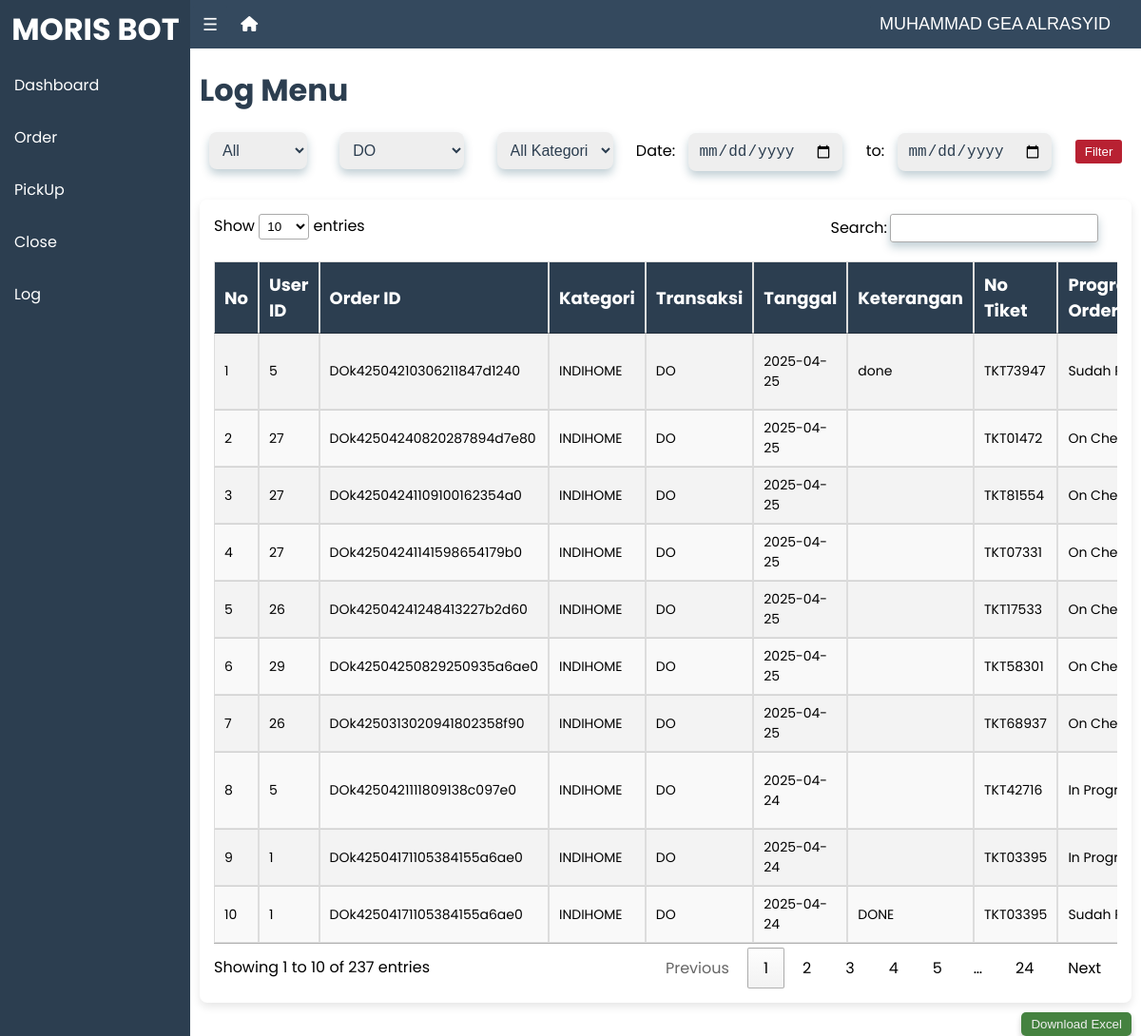
The page /log.php?transaksi=DO (signed in) on the database its author committed.
### tables this page shows
CREATE TABLE `log_orders` (
  `no` int(11) NOT NULL,
  `id_user` int(11) DEFAULT NULL,
  `order_id` varchar(50) NOT NULL,
  `transaksi` varchar(255) NOT NULL,
  `Kategori` varchar(255) NOT NULL,
  `No_Tiket` varchar(50) NOT NULL,
  `status` enum('Order','Pickup','Close') NOT NULL,
  `progress_order` enum('Sudah PS','In Progress','CAINPUL','Cancel','On Check','On Eskalasi') DEFAULT NULL,
  `keterangan` text DEFAULT NULL,
  `tanggal` date NOT NULL DEFAULT curdate(),
  `nama` varchar(100) DEFAULT NULL,
  `role` varchar(50) DEFAULT NULL,
  `order_by` enum('Teknisi','Plasa') NOT NULL,
  `id_telegram` bigint(20) DEFAULT NULL,
  `username_telegram` varchar(255) DEFAULT NULL,
  `nama_order_by` varchar(255) DEFAULT NULL,
  `is_sent` tinyint(1) DEFAULT 0
);

### web/log.php (the view, shortened to what this page needs)
<?php
require "../config/Database.php";
$transaksi = htmlspecialchars(trim($_GET['transaksi'] ?? ''), ENT_QUOTES, 'UTF-8');
$query = "
    SELECT
        lo.id_user AS id_user,
        lo.order_id AS order_id,
        lo.transaksi AS transaksi,
        lo.Kategori AS kategori,
        lo.No_Tiket AS no_tiket,
        lo.status AS status,
        lo.progress_order AS progress_order,
        lo.keterangan AS keterangan,
        lo.tanggal AS tanggal,
        lo.nama AS nama,
        lo.role AS role,
        lo.order_by AS order_by
    FROM
        log_orders lo
    WHERE 1=1
    ";
if ($transaksi) {
    $query .= " AND lo.Transaksi = :transaksi";
}
$query .= " ORDER BY lo.tanggal DESC";
$stmt = $pdo->prepare($query);
if ($transaksi) {
    $stmt->bindParam(":transaksi", $transaksi, PDO::PARAM_STR);
}
$stmt->execute();
$orders = $stmt->fetchAll(PDO::FETCH_ASSOC);
?>
<!DOCTYPE html>
<html lang="en">
<head>
    <link rel="stylesheet" href="./style/style.css">
    <link rel="stylesheet" href="https://cdn.datatables.net/1.11.5/css/jquery.dataTables.min.css">
</head>
<body>
    <div class="sidebar" id="sidebar">
        <h1>MORIS BOT</h1>
        <a href="dashboard.php">Dashboard</a>
        <a href="order.php">Order</a>
        <a href="pickup.php">PickUp</a>
        <a href="close.php">Close</a>
        <?php if ($_SESSION['role'] === 'admin'): ?>
        <a href="log.php">Log</a>
        <?php endif; ?>
    </div>
    <div class="content" id="content">
        <div class="navbar">
            <button id="toggleSidebar">☰</button>
            <a href="home.php" class="home-icon"><i class="fas fa-home"></i></a>
            <div class="profile-dropdown">
                <button id="profileButton"><?php echo htmlspecialchars($_SESSION['nama']); ?></button>
            </div>
        </div>
        <h1 class="headtitle">Log Menu</h1>
        <div class="filter">
            <form action="" method="GET">
                <select aria-label="order_by" name="order_by" id="order_by">
                    <option value="">All</option>
                </select>
                <select aria-label="transaksi" name="transaksi" id="transaksi">
                    <option value="DO" <?= ($transaksi === 'DO') ? 'selected' : '' ?>>DO</option>
                </select>
                <select aria-label="kategori" name="kategori" id="kategori">
                    <option value="">All Kategori</option>
                </select>
                    <label for="start_date">Date:</label>
                    <input type="date" name="start_date" id="start_date" value="<?= isset($_GET['start_date']) ? htmlspecialchars($_GET['start_date']) : '' ?>">
                    <label for="end_date">to:</label>
                    <input type="date" name="end_date" id="end_date" value="<?= isset($_GET['end_date']) ? htmlspecialchars($_GET['end_date']) : '' ?>">
                <button type="submit">Filter</button>
            </form>
        </div>
        <div class="table-responsive">
            <table id="dataTable" class="display" style="width:100%">
            <thead>
                <tr>
                    <th>No</th>
                    <th>User ID</th>
                    <th>Order ID</th>
                    <th>Kategori</th>
                    <th>Transaksi</th>
                    <th>Tanggal</th>
                    <th>Keterangan</th>
                    <th>No Tiket</th>
                    <th>Progress Order</th>
                </tr>
            </thead>
            <tbody>
            <?php if (!empty($orders)): ?>
                <?php $no = 1; ?>
                <?php foreach ($orders as $order): ?>
                    <tr>
                        <td><?= $no ?></td>
                        <td><?= htmlspecialchars($order['id_user']) ?></td>
                        <td><?= htmlspecialchars($order['order_id']) ?></td>
                        <td><?= htmlspecialchars($order['kategori']) ?></td>
                        <td><?= htmlspecialchars($order['transaksi']) ?></td>
                        <td><?= htmlspecialchars($order['tanggal']) ?></td>
                        <td><?= htmlspecialchars($order['keterangan']) ?></td>
                        <td><?= htmlspecialchars($order['no_tiket']) ?></td>
                        <td><?= htmlspecialchars($order['progress_order']) ?></td>
                    <?php $no++; ?>
                <?php endforeach; ?>
            <?php else: ?>
                <tr>
                    <td colspan="9">Tidak ada data order.</td>
                </tr>
            <?php endif; ?>
            </tbody>
        </table>
        </div>
        <button id="downloadButton" class="download-btn">Download Excel</button>
    </div>
</body>
</html>

### web/style/style.css (style rules this page uses)
body { font-family: "Poppins", sans-serif; display: contents; flex-direction: row; margin: 0; padding: 0; background-color: #f4f4f4; }
.sidebar { width: 200px; background: #2c3e50; color: #fff; position: fixed; height: 100%; margin: 0; padding: 0; z-index: 3; transition: margin-left 0.3s; }
.sidebar a { display: block; color: #fff; padding: 15px; text-decoration: none; }
.sidebar h1 { margin: 0.45rem; padding-left: 5px; }
.content { margin-left: 200px; z-index: 1; transition: margin-left 0.3s; }
.navbar { background: #34495e; color: white; padding: 3px; position: sticky; width: 100%; top: 0; z-index: 2; display: flex; align-items: center; gap: 0.25rem; }
.navbar a { display: block; color: #fff; font-size: medium; text-decoration: none; padding: 10px; }
.navbar button { background: #34495e; color: white; border: none; font-size: large; padding: 10px; cursor: pointer; }
.home-icon { font-size: 20px; text-decoration: none; color: white; margin-right: 15px; padding: 10px; }
.headtitle { color:#2c3e50; margin: 20px 20px 20px 10px; }
.table-responsive { background: #fff; margin: 10px; padding: 15px; z-index: 1; border-radius: 8px; box-shadow: 0px 4px 10px rgba(0, 0, 0, 0.1); }
table th { border: 1px solid #ddd; background: #2c3e50; color: white; font-size: 18px; font-weight: bold; padding: 10px; text-align: center; }
table td { border: 1px solid #ddd; padding: 10px; font-size: 14px; text-align: left; background: #f9f9f9; }
.profile-dropdown { position: relative; display: inline-block; margin-right: 25px; margin-left: auto; }
.filter { display: flex; flex-wrap: wrap; gap: 0.1rem; margin-left: 10px; align-items: center; }
.filter select, input { width: fit-content; padding: 10px; margin: 0px 20px 20px 10px; background-color: #EEEEEE; color: #2c3e50; border-radius: 0.5rem; border: none; outline: none; font-size: 1rem; box-shadow: 0 5px 10px 0 rgba(9, 64, 88, 0.25); cursor: pointer; }
button { padding: 5px 10px; background: #B82132; color: white; border: none; border-radius: 3px; cursor: pointer; }
.download-btn { display: block; margin-left: auto; margin-right: 10px; background: #458240; color: #EEEEEE; border: none; cursor: pointer; border-radius: 5px; box-shadow: 0px 4px 6px rgba(0, 0, 0, 0.2); }

### rows shown on the page
log_orders: id_user "5", order "DOk42504210306211847d1240", Kategori "INDIHOME", transaksi "DO", tanggal "2025-04-25", keterangan "done", No_Tiket "TKT73947", progress_order "Sudah…"
log_orders: id_user "27", order "DOk42504240820287894d7e80", Kategori "INDIHOME", transaksi "DO", tanggal "2025-04-25", No_Tiket "TKT01472", progress_order "On…"
log_orders: id_user "27", order "DOk42504241109100162354a0", Kategori "INDIHOME", transaksi "DO", tanggal "2025-04-25", No_Tiket "TKT81554", progress_order "On…"
log_orders: id_user "27", order "DOk42504241141598654179b0", Kategori "INDIHOME", transaksi "DO", tanggal "2025-04-25", No_Tiket "TKT07331", progress_order "On…"
log_orders: id_user "26", order "DOk42504241248413227b2d60", Kategori "INDIHOME", transaksi "DO", tanggal "2025-04-25", No_Tiket "TKT17533", progress_order "On…"
log_orders: id_user "29", order "DOk42504250829250935a6ae0", Kategori "INDIHOME", transaksi "DO", tanggal "2025-04-25", No_Tiket "TKT58301", progress_order "On…"
log_orders: id_user "26", order "DOk4250313020941802358f90", Kategori "INDIHOME", transaksi "DO", tanggal "2025-04-25", No_Tiket "TKT68937", progress_order "On…"
log_orders: id_user "5", order "DOk4250421111809138c097e0", Kategori "INDIHOME", transaksi "DO", tanggal "2025-04-24", No_Tiket "TKT42716", progress_order "In…"
log_orders: id_user "1", order "DOk42504171105384155a6ae0", Kategori "INDIHOME", transaksi "DO", tanggal "2025-04-24", No_Tiket "TKT03395", progress_order "In…"
log_orders: id_user "1", order "DOk42504171105384155a6ae0", Kategori "INDIHOME", transaksi "DO", tanggal "2025-04-24", keterangan "DONE", No_Tiket "TKT03395", progress_order "Sudah…"

### other values the page prints
$_SESSION['nama'] "MUHAMMAD GEA ALRASYID"
